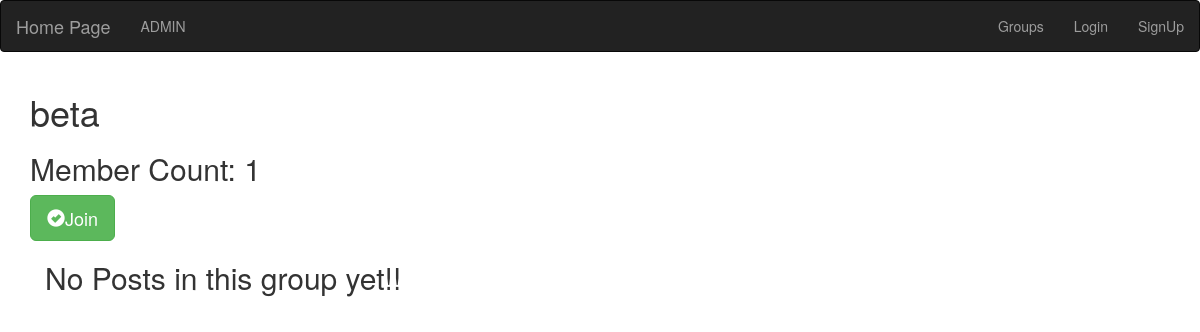
Page /groups/post/in/beta on the earlier database version.
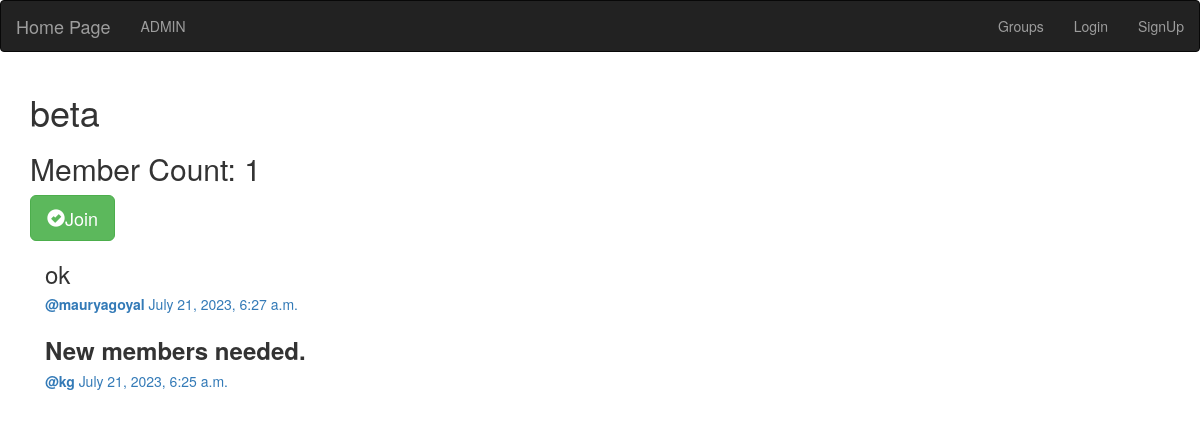
Same page on the later database version.
### groups/models.py (models this page shows, shortened)
class Group(models.Model):
    name = models.CharField(max_length=225,unique=True)
    slug = models.CharField(max_length=225,unique=True)
    description = models.TextField(blank=True,default='')
    description_html = models.TextField(editable=False,blank=True,default='')
    members = models.ManyToManyField(User,through='GroupMember')
    class Meta:
        ordering = ['name']

### posts/models.py (models this page shows, shortened)
class Post(models.Model):
    user = models.ForeignKey(User,on_delete=models.CASCADE,related_name='posts')
    created_at = models.DateTimeField(auto_now=True)
    message = models.TextField()
    message_html = models.TextField(editable=False)
    group = models.ForeignKey(Group,on_delete=models.CASCADE,related_name='posts',null=True,blank=True)
    class Meta:
        ordering = ['-created_at']
        unique_together = ['user','message']

### groups/views.py (the view)
# urls.py: path('post/in/<slug:slug>',views.SingleGroup.as_view(),name='single'),
class SingleGroup(generic.DetailView):
    model  = Group
    context_object_name = 'group'

### groups/templates/groups/group_detail.html (shortened to what this page needs)
{% extends 'groups/group_base.html' %}
{% block pregroup_block %}
    <h1>{{group.name}}</h1>
    <h2>Member Count: {{group.members.count }}</h2>
    <div class="content">
        {% if user in group.members.all %}
            <a href="{% url 'groups:leave' slug=group.slug %}"
                class="btn btn-lg btn-fill btn-danger">
            <span class="glyphicon glyphicon-remove-sign"></span>Leave</a>
        {% else %}
            <a href="{% url 'groups:join' slug=group.slug %}"
                class="btn btn-lg btn-fill btn-success">
            <span class="glyphicon glyphicon-ok-sign"></span>Join</a>
        {% endif %}
    </div>
{% endblock %}
{% block group_content_block %}
    <div class="col-md-8">
        {% if group.posts.count == 0%}
            <h2>No Posts in this group yet!!</h2>
        {% else %}
            {% for post in group.posts.all %}
                {% include 'posts/_post.html' %}
            {% endfor %}
        {% endif %}
    </div>
{% endblock %}
{% block postgroup_block %}
    <div class="col-md-8">
    </div>
{% endblock %}

### groups/templates/groups/group_base.html (shortened to what this page needs)
{% extends 'base.html' %}
{% block content_block %}
    <div class="container">
        <div class="row">
            {% block pregroup_block %} {% endblock %}
            {% block group_content_block %} {% endblock %}
            {% block postgroup_block %} {% endblock %}
        </div>
    </div>
{% endblock %}

### templates/base.html (shortened to what this page needs)
<!DOCTYPE html>
{% load static %}
<html lang="en">
<head>
    <link rel="stylesheet" href="https://maxcdn.bootstrapcdn.com/bootstrap/3.4.1/css/bootstrap.min.css">
    <link rel="stylesheet" href="{% static 'css/master.css' %}">
</head>
<body>
    <nav class="navbar navbar-inverse technav">
        <div class="container-fluid">
            <div class="navbar-header">
                <a href="{% url 'home' %}" class="navbar-brand">Home Page</a>
            </div>
            <ul class="navbar-nav nav">
                <li> <a href="{% url 'admin:index' %}" class="nav-item">ADMIN</a></li>
            </ul>
            <ul class="nav navbar-nav navbar-right">
                {% if user.is_authenticated %}
                    <li><a href="{% url 'posts:all' %}" class="navbar-item">Posts</a></li>
                    <li><a href="{% url 'groups:all' %}" class="navbar-item">Groups</a></li>
                    <li><a href="{% url 'groups:create' %}" class="navbar-item">Create Group</a></li>
                    <li><a href="{% url 'accounts:logout' %}" class="navbar-item">Logout</a></li>
                {% else %}
                    <li><a href="{% url 'groups:all' %}" class="navbar-item">Groups</a></li>
                    <li><a href="{% url 'accounts:login' %}" class="navbar-item">Login</a></li>
                    <li><a href="{% url 'accounts:signup' %}" class="navbar-item">SignUp</a></li>
                {% endif %}
            </ul>
        </div>
    </nav>
    <div class="container my-content">
        {% block content_block %}
        {% endblock %}
    </div>
</body>
</html>

### posts/templates/posts/_post.html (shortened to what this page needs)
<div class="post-media">
    <h3>{{post.message_html|safe}}</h3>
    <div class="media-body">
        <h5 class="media-heading">
            <a href="{% url 'posts:for_user' username=post.user.username%}">
                <strong>@{{post.user.username}}</strong>
            </a>
            <time class="time">
                <a href="{% url 'posts:single' username=post.user.username pk=post.pk%}">
                    {{post.created_at}}
                </a>
            </time>
        </h5>
    </div>
</div>

Differences in the rows shown:
added Post: message_html "ok", user.username "mauryagoyal", created_at "July 21, 2023, 6:27 a.m."
added Post: message_html "New members needed.", user.username "kg", created_at "July 21, 2023, 6:25 a.m."
Other differences:
text no longer shown: "No Posts in this group yet!!"
